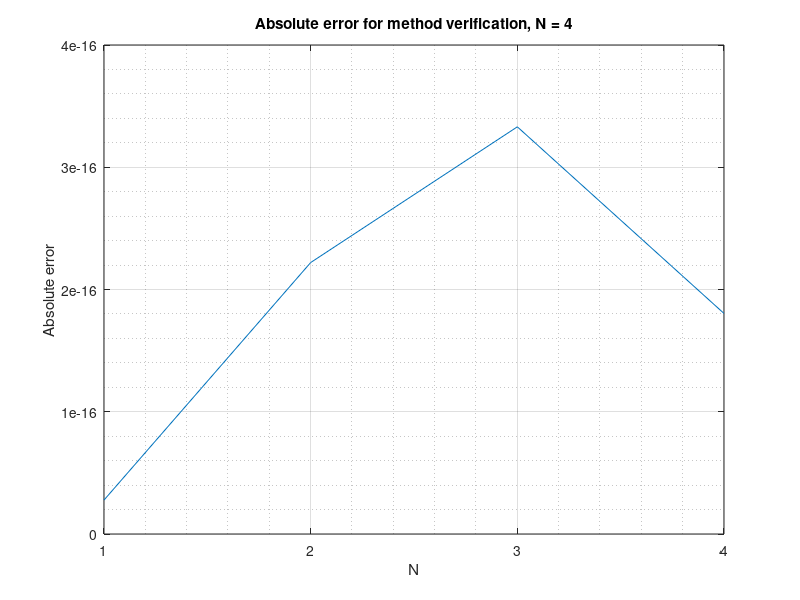

Write the MATLAB code that produced this figure.
clear;

N = 4; % size of matrices/vectors

% generate random matrices/vectors until the spectral radius is < 1
while true
    try
        A = rand(N, N);
        b = rand(N, 1);

        % exact solution
        x_exact = A\b;

        % Jacobi solution
        D = zeros(N, N); % diagonal matrix
        D1 = diag(A);
        for n = 1:N
            D(n, n) = D1(n);
        end

        R = A - D; % remainder matrix

        inv_D = inv(D); % inverse of diagonal
        
        % assert spectral radius of iteration matrix is < 1
        assert(max(abs(eig(inv_D*R))) < 1);
        break
        
    catch
        continue
    end
end

x_old = ones(N, 1);
x_new = x_old;
for n = 1:500
    x_new = inv_D*(b - R*x_old);
    x_old = x_new;
end

figure
plot(abs(x_exact - x_new))
xlabel('N')
ylabel('Absolute error')
title('Absolute error for method verification, N = 4')
set(gca, 'XTick', 1:N)
grid on
grid minor